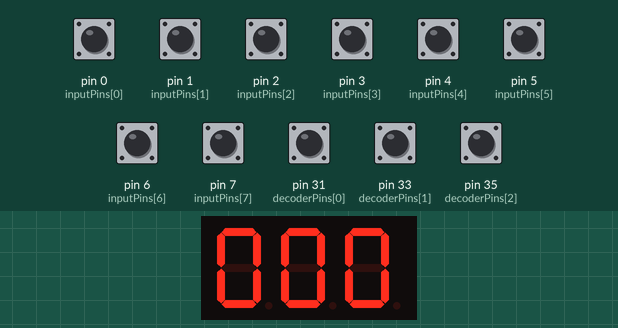
The sketch below on a simulated Arduino Mega 2560, built with avr-gcc and run on an emulated ATmega2560. Parts: 3-digit seven-segment display. Wiring (inferred from the names in the program): 3-digit 7-segment display, segments lit when HIGH: segments pin 21, pin 20, pin 19, pin 18, pin 17, pin 16, pin 15, pin 14, A7, A6, A5, A4, A3, A2, A1, A0, A15, A14, A13, A12, A11, A10, A9, A8. The test bench sets the inputs (shaded band); at power-on: pin 0 (inputPins[0]), pin 1 (inputPins[1]), pin 2 (inputPins[2]), pin 3 (inputPins[3]), pin 4 (inputPins[4]), pin 5 (inputPins[5]), pin 6 (inputPins[6]), pin 7 (inputPins[7]), pin 31 (decoderPins[0]), pin 33 (decoderPins[1]), pin 35 (decoderPins[2]) HIGH. The segment pins are drawn as the display they are named for.

Above: at 1.2 s.
1.3 s: pin 33 (decoderPins[1]) pulled LOW for 0.15 s
At 1.37 s:
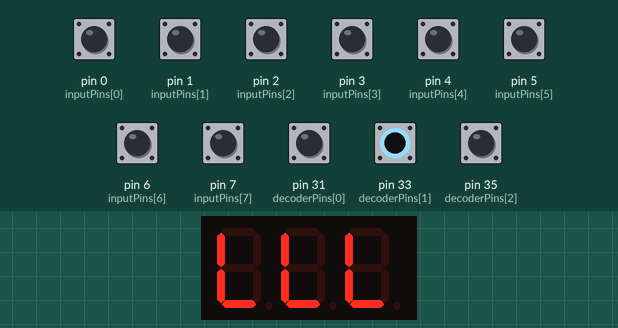
2.9 s: pin 0 (inputPins[0]) pulled LOW for 0.15 s
At 2.97 s:
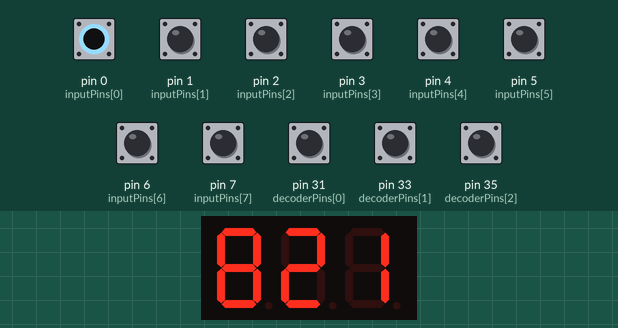
4.5 s: pin 1 (inputPins[1]) pulled LOW for 0.15 s
At 4.57 s:
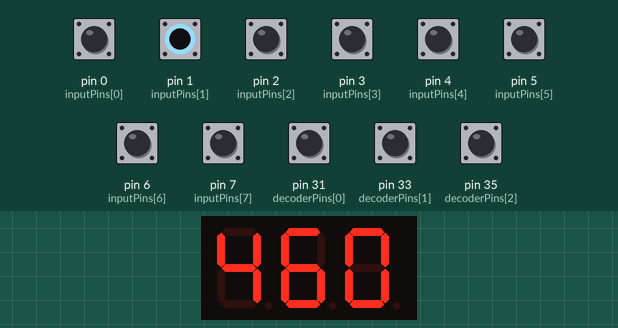
6.1 s: pin 2 (inputPins[2]) pulled LOW for 0.15 s
At 6.17 s:
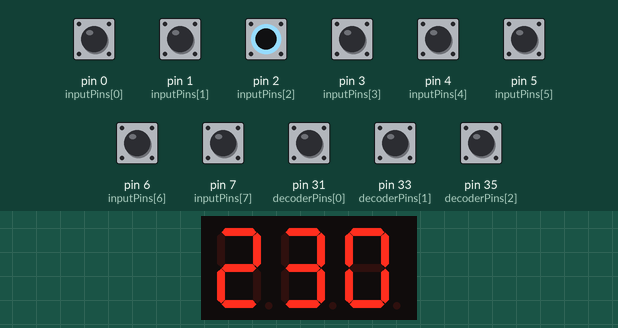
7.7 s: pin 3 (inputPins[3]) pulled LOW for 0.15 s
At 7.77 s:
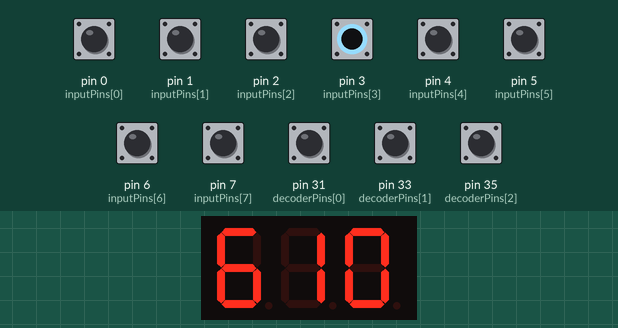
9.3 s: pin 4 (inputPins[4]) pulled LOW for 0.15 s
At 9.37 s:
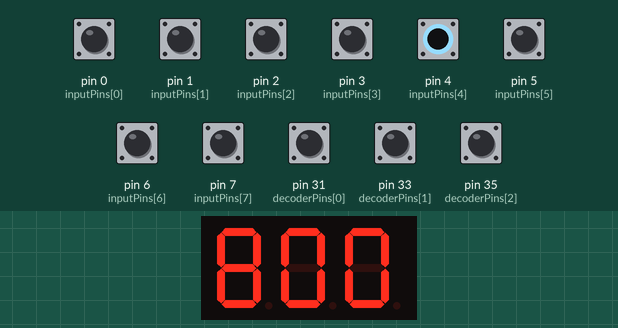
Timing chart, 0 to 11.9 s (numbered marks = the images above; inputs shaded):
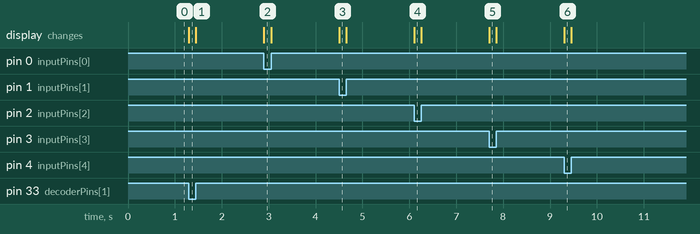

Measured:
- after the input at 1.3 s, the display: changes at once (image 1)
- after the input at 2.9 s, the display: changes at once (image 2)
- after the input at 4.5 s, the display: changes at once (image 3)
- after the input at 6.1 s, the display: changes at once (image 4)
- after the input at 7.7 s, the display: changes at once (image 5)
- after the input at 9.3 s, the display: changes at once (image 6)

The sketch:

zadanie_3.ino
```cpp
#include <stdlib.h>

// Definicje pinów dla wejść, wyjśćs i segmentów wyświetlacza
const int inputPins[] = {0, 1, 2, 3, 4, 5, 6, 7};
const int hundredPins[] = {A15, A14, A13, A12, A11, A10, A9, A8};
const int decimalPins[] = {A7, A6, A5, A4, A3, A2, A1, A0};
const int unitsPins[] = {21, 20, 19, 18, 17, 16, 15, 14};
const int powersOfTwo[] = {128, 64, 32, 16, 8, 4, 2, 1};
const int decoderPins[] = {31, 33, 35};

void setup()
{
    // Konfiguracja pinów wejściowych z rezystorem pull-up
    for (int i = 0; i < 8; ++i)
    {
        pinMode(inputPins[i], INPUT_PULLUP);
    }

    // Konfiguracja pinów wejściowych z rezystorem pull-up
    for (int i = 0; i < 3; ++i)
    {
        pinMode(decoderPins[i], INPUT_PULLUP);
    }

    // Konfiguracja pinów wyjściowych dla wyświetlaczy
    for (int i = 0; i < 8; ++i)
    {
        pinMode(hundredPins[i], OUTPUT);
        digitalWrite(hundredPins[i], LOW);
        pinMode(decimalPins[i], OUTPUT);
        digitalWrite(decimalPins[i], LOW);
        pinMode(unitsPins[i], OUTPUT);
        digitalWrite(unitsPins[i], LOW);
    }
}

void loop()
{
    // Odczyt sygnałów sterujących
    int number = getDecoderPins();

    // Wyświetlanie odpowiednich danych
    switch (number)
    {
    // Kod Binarny -> Kod Dziesiętny
    case 0:;
        displayDecimalNumber(getBinaryCode());
        break;
    // Kod Gray'a -> Kod Dziesiętny
    case 1:
        displayDecimalNumber(getGrayCode());
        break;
    // Kod Binarny -> Kod Szesnastkowy
    case 2:
        displayHexNumber(convertDecimalToHexadecimal(getBinaryCode()));
        break;
    // Kod Gray'a -> Kod Szesnastkowy
    case 3:
        displayHexNumber(getGrayCode());
        break;
    // Kod Aikena -> Kod Dziesiętny
    case 4:
        displayDecimalNumber(getAikenCode());
        break;
    // Kod Aikena -> Kod Szesnastkowy
    case 5:
        displayHexNumber(getJohnsonCode());
        break;
    // Kod Johnsona -> Kod Dziesiętny
    case 6:
        displayDecimalNumber(getJohnsonCode());
        break;
    // Kod Johnsona -> Kod Szesnastkowy
    case 7:
        displayHexNumber(getJohnsonCode());
        break;
    default:
        break;
    }
}

// --> POBRANIE SYGNAŁÓW STERUJĄCYCH
int getDecoderPins()
{
    int result = 0;
    for (int i = 0; i < 3; ++i)
    {
        if (digitalRead(decoderPins[i]) == LOW)
        {
            result += powersOfTwo[i + 5];
        }
    }
    return result;
}

// --> POBIERANIE DANYCH WEJŚCIOWYCH W ODPOMIEDNIM KODZIE
int getBinaryCode()
{
    int decimalNumber = 0;
    for (int i = 0; i < 8; ++i)
    {
        if (digitalRead(inputPins[i]) == LOW)
        {
            decimalNumber += powersOfTwo[i];
        }
    }
    return decimalNumber;
}

int getGrayCode()
{
    int gray[8];
    // Odczytanie kodu Gray'a
    for (int i = 0; i < 8; ++i)
    {
        if (digitalRead(inputPins[i]) == LOW)
        {
            gray[i] = 1;
        }
        else
        {
            gray[i] = 0;
        }
    }

    // Zmiana kodu Gray'a na binarny
    int binary[8];
    binary[0] = gray[0];
    for (int i = 1; i < 8; ++i)
    {
        if (binary[i - 1] == gray[i])
        {
            binary[i] = 0;
        }
        else
        {
            binary[i] = 1;
        }
    }

    // Zamiana kodu binarnego na liczbę dziesiętną
    return convertBinaryToDecimal(binary);
}

int getAikenCode()
{
    return 0;
}

int getJohnsonCode()
{
    return 0;
}

// --> ZAMIANA SYSTEMÓW LICZBOWYCH
int convertBinaryToDecimal(int binary[])
{
    int decimalNumber = 0;
    for (int i = 0; i < 8; ++i)
    {
        if (binary[i] == 1)
        {
            decimalNumber += powersOfTwo[i];
        }
    }

    return decimalNumber;
}

char *convertDecimalToHexadecimal(int decimalNumber)
{
    int quotient;
    int i = 1, j, temp;
    char hexNumber[3];
    quotient = decimalNumber;

    while (quotient != 0)
    {
        temp = quotient % 16;
        if (temp < 10)
        {
            temp = temp + 48;
        }
        else
        {
            temp = temp + 55;
        }

        hexNumber[i++] = temp;
        quotient = quotient / 16;
    }

    char resultArray[3];
    resultArray[0] = hexNumber[2];
    resultArray[1] = hexNumber[1];
    resultArray[2] = hexNumber[0];

    return resultArray;
}

// --> WYŚWIETLANIE DANYCH NA WYŚWIETLACZU
void displayDecimalNumber(int decimalNumber)
{
    int hundreds = decimalNumber / 100;
    int decimals = (decimalNumber % 100) / 10;
    int units = decimalNumber % 10;

    // Mapa bitowa dla każdej cyfry
    const byte digitDecMap[] = {
        B00111111, // 0
        B00000110, // 1
        B01011011, // 2
        B01001111, // 3
        B01100110, // 4
        B01101101, // 5
        B01111101, // 6
        B00000111, // 7
        B01111111, // 8
        B01101111, // 9
    };

    // Wyświetlanie cyfry na odpowiednich wyświetlaczach
    for (int i = 0; i < 8; ++i)
    {
        digitalWrite(hundredPins[i], bitRead(digitDecMap[hundreds], i));
        digitalWrite(decimalPins[i], bitRead(digitDecMap[decimals], i));
        digitalWrite(unitsPins[i], bitRead(digitDecMap[units], i));
    }
}

void displayHexNumber(char *hexNumber)
{
    // Mapa bitowa dla każdej cyfry szesnastkowej
    const byte digitHexMap[] = {
        B01111110, // 0
        B00110000, // 1
        B01101101, // 2
        B01111001, // 3
        B00110011, // 4
        B01011011, // 5
        B01011111, // 6
        B01110000, // 7
        B01111111, // 8
        B01111011, // 9
        B01110111, // A
        B00011111, // B
        B01001110, // C
        B00111101, // D
        B01001111, // E
        B01000111  // F
    };

    // Wyświetlanie cyfry szesnastkowej na odpowiednich wyświetlaczach
    for (int i = 0; i < 3; ++i)
    {
        // Sprawdzenie, czy wartość jest poprawną cyfrą szesnastkową
        if ((hexNumber[i] >= '0' && hexNumber[i] <= '9') || (hexNumber[i] >= 'A' && hexNumber[i] <= 'F'))
        {
            // Konwersja cyfry szesnastkowej na odpowiadającą jej liczbę
            int index = (hexNumber[i] >= '0' && hexNumber[i] <= '9') ? (hexNumber[i] - '0') : (hexNumber[i] - 'A' + 10);

            // Wyświetlanie poszczególnych bitów cyfry szesnastkowej na wyświetlaczach
            digitalWrite(hundredPins[i], bitRead(digitHexMap[index], 6));
            digitalWrite(decimalPins[i], bitRead(digitHexMap[index], 5));
            digitalWrite(unitsPins[i], bitRead(digitHexMap[index], 4));
        }
        else
        {
            // Jeśli wartość nie jest poprawną cyfrą szesnastkową, wyłącz wyświetlacz
            digitalWrite(hundredPins[i], LOW);
            digitalWrite(decimalPins[i], LOW);
            digitalWrite(unitsPins[i], LOW);
        }
    }
}
```
